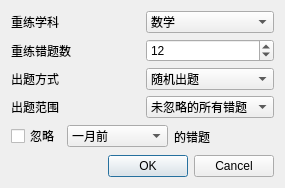
<?xml version="1.0" encoding="UTF-8"?>
<ui version="4.0">
 <class>Dialog</class>
 <widget class="QDialog" name="Dialog">
  <property name="geometry">
   <rect>
    <x>0</x>
    <y>0</y>
    <width>285</width>
    <height>188</height>
   </rect>
  </property>
  <property name="windowTitle">
   <string>重练错题</string>
  </property>
  <layout class="QVBoxLayout" name="verticalLayout">
   <item>
    <layout class="QHBoxLayout" name="horizontalLayout_5">
     <item>
      <widget class="QLabel" name="label_4">
       <property name="text">
        <string>重练学科</string>
       </property>
      </widget>
     </item>
     <item>
      <widget class="QComboBox" name="comboBox_3">
       <item>
        <property name="text">
         <string>数学</string>
        </property>
       </item>
       <item>
        <property name="text">
         <string>物理</string>
        </property>
       </item>
       <item>
        <property name="text">
         <string>化学</string>
        </property>
       </item>
       <item>
        <property name="text">
         <string>生物</string>
        </property>
       </item>
      </widget>
     </item>
    </layout>
   </item>
   <item>
    <layout class="QHBoxLayout" name="horizontalLayout">
     <item>
      <widget class="QLabel" name="label">
       <property name="text">
        <string>重练错题数</string>
       </property>
      </widget>
     </item>
     <item>
      <widget class="QSpinBox" name="spinBox">
       <property name="value">
        <number>12</number>
       </property>
      </widget>
     </item>
    </layout>
   </item>
   <item>
    <layout class="QHBoxLayout" name="horizontalLayout_2">
     <item>
      <widget class="QLabel" name="label_2">
       <property name="text">
        <string>出题方式</string>
       </property>
      </widget>
     </item>
     <item>
      <widget class="QComboBox" name="comboBox">
       <item>
        <property name="text">
         <string>随机出题</string>
        </property>
       </item>
      </widget>
     </item>
    </layout>
   </item>
   <item>
    <layout class="QHBoxLayout" name="horizontalLayout_6">
     <item>
      <widget class="QLabel" name="label_5">
       <property name="text">
        <string>出题范围</string>
       </property>
      </widget>
     </item>
     <item>
      <widget class="QComboBox" name="comboBox_4">
       <item>
        <property name="text">
         <string>未忽略的所有错题</string>
        </property>
       </item>
       <item>
        <property name="text">
         <string>未忽略的未做错题</string>
        </property>
       </item>
       <item>
        <property name="text">
         <string>未忽略的再错错题</string>
        </property>
       </item>
       <item>
        <property name="text">
         <string>自选日期</string>
        </property>
       </item>
      </widget>
     </item>
    </layout>
   </item>
   <item>
    <layout class="QHBoxLayout" name="horizontalLayout_3">
     <item>
      <widget class="QCheckBox" name="checkBox">
       <property name="sizePolicy">
        <sizepolicy hsizetype="Fixed" vsizetype="Fixed">
         <horstretch>0</horstretch>
         <verstretch>0</verstretch>
        </sizepolicy>
       </property>
       <property name="text">
        <string>忽略</string>
       </property>
      </widget>
     </item>
     <item>
      <widget class="QComboBox" name="comboBox_2">
       <item>
        <property name="text">
         <string>一月前</string>
        </property>
       </item>
       <item>
        <property name="text">
         <string>三月前</string>
        </property>
       </item>
       <item>
        <property name="text">
         <string>半年前</string>
        </property>
       </item>
       <item>
        <property name="text">
         <string>一年前</string>
        </property>
       </item>
       <item>
        <property name="text">
         <string>两年前</string>
        </property>
       </item>
      </widget>
     </item>
     <item>
      <widget class="QLabel" name="label_3">
       <property name="text">
        <string>的错题</string>
       </property>
      </widget>
     </item>
    </layout>
   </item>
   <item>
    <layout class="QHBoxLayout" name="horizontalLayout_4">
     <item>
      <widget class="QDialogButtonBox" name="buttonBox">
       <property name="orientation">
        <enum>Qt::Horizontal</enum>
       </property>
       <property name="standardButtons">
        <set>QDialogButtonBox::Cancel|QDialogButtonBox::Ok</set>
       </property>
      </widget>
     </item>
    </layout>
   </item>
  </layout>
 </widget>
 <resources/>
 <connections>
  <connection>
   <sender>buttonBox</sender>
   <signal>accepted()</signal>
   <receiver>Dialog</receiver>
   <slot>accept()</slot>
   <hints>
    <hint type="sourcelabel">
     <x>248</x>
     <y>254</y>
    </hint>
    <hint type="destinationlabel">
     <x>157</x>
     <y>274</y>
    </hint>
   </hints>
  </connection>
  <connection>
   <sender>buttonBox</sender>
   <signal>rejected()</signal>
   <receiver>Dialog</receiver>
   <slot>reject()</slot>
   <hints>
    <hint type="sourcelabel">
     <x>316</x>
     <y>260</y>
    </hint>
    <hint type="destinationlabel">
     <x>286</x>
     <y>274</y>
    </hint>
   </hints>
  </connection>
 </connections>
</ui>
